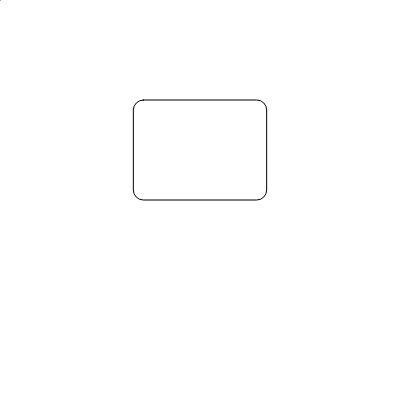
Frame 1 (no input)
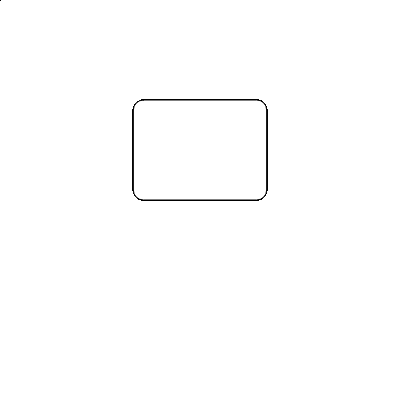
Frame 60 (no input)
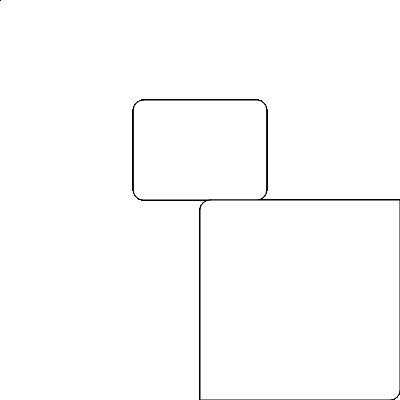
Frame 120 (the mouse pressed at the canvas centre since frame 60)

The p5.js sketch that drew these frames (run headless with seeded random() and noise() and a simulated clock; from frame 60 on, the mouse is pressed at the canvas centre):

// p5.js sketch
// ── sketch.js
// function mouseMoved() {
//   console.log(`Mouse X: ${mouseX}, Mouse Y: ${mouseY}`);
// }

function setup() {
  createCanvas(400, 400);
}

function draw() {
  // rectangle arguments
  rect(height/3,width/4,width/3,height/4, 10);
  rect(mouseX,mouseY,mouseY,mouseX, 10, 0, 10,0);
}
